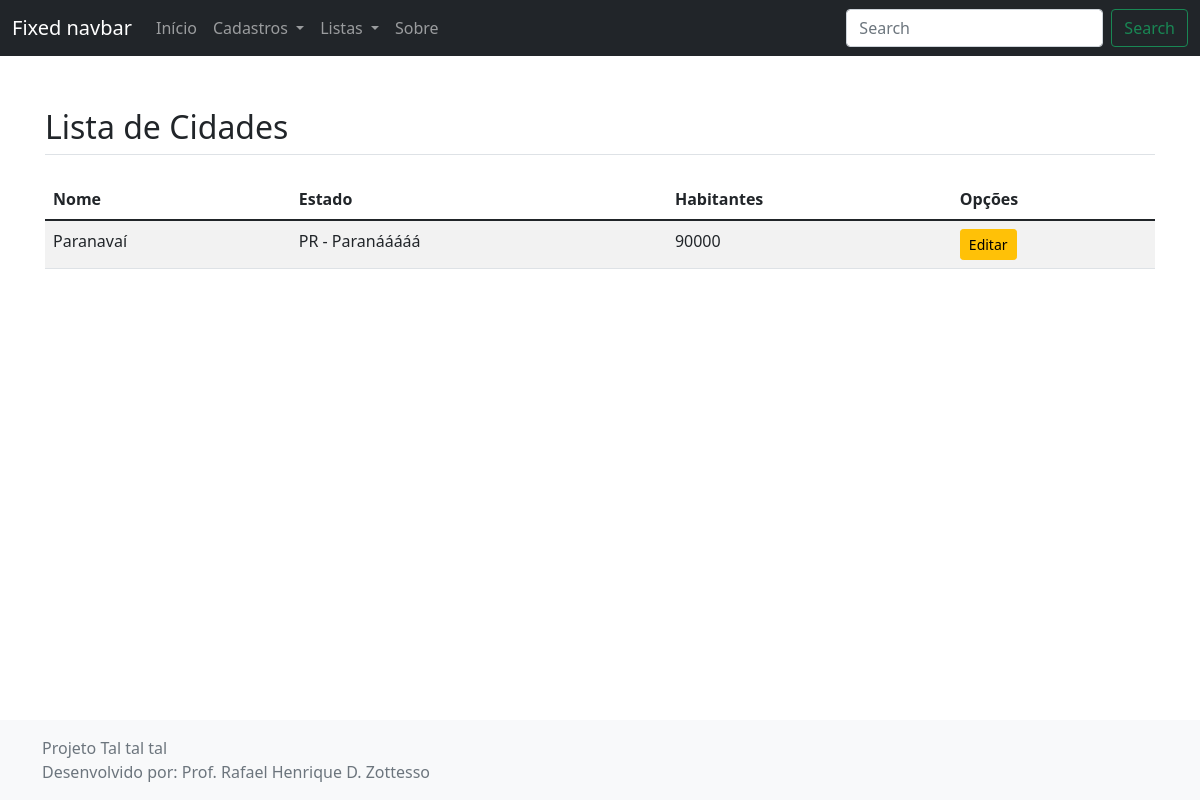
Page /listar/cidade/ on the earlier database version.
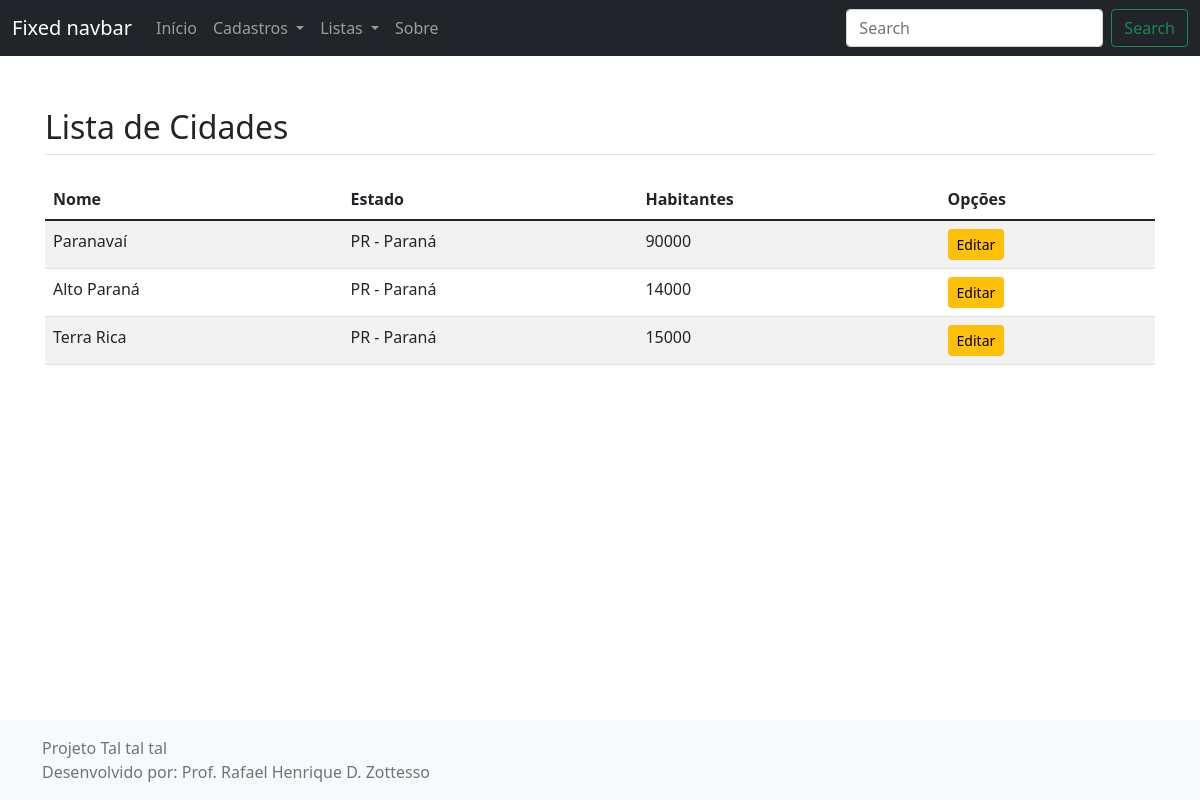
Same page on the later database version.
### cadastros/models.py (models this page shows, shortened)
class Cidade(models.Model):
    nome = models.CharField(max_length=50, verbose_name="Nome da cidade", )
    habitantes = models.IntegerField(null=True, blank=True, default=0, help_text="Se você não sabe, informe zero.")
    estado = models.ForeignKey(Estado, on_delete=models.PROTECT)

class Estado(models.Model):
    sigla = models.CharField(max_length=2, unique=True)
    nome = models.CharField(max_length=50)
    def __str__(self):
        return self.sigla + ' - ' + self.nome

### cadastros/views.py (the view)
# urls.py: path('listar/cidade/', CidadeList.as_view(), name='listar-cidade'),
class CidadeList(ListView):
    model = Cidade
    template_name = 'cadastros/listas/cidades.html'

### cadastros/templates/cadastros/listas/cidades.html
{% extends 'paginas/modelo.html' %}
{% load static %}
{% block conteudo %}
<h2 class="mt-4 mb-4 border-bottom pb-2">
    Lista de Cidades
</h2>
<table class="table table-striped">
    <thead>
        <tr>
            <th>Nome</th>
            <th>Estado</th>
            <th>Habitantes</th>
            <th>Opções</th>
        </tr>
    </thead>
    <tbody>
        {% for cidade in object_list %}
        <tr>
            <td>{{cidade.nome}}</td>
            <td>{{cidade.estado}}</td>
            <td>{{cidade.habitantes}}</td>
            <td>
                <a href="{% url 'editar-cidade' cidade.pk %}" class="btn btn-warning btn-sm">Editar</a>
            </td>
        </tr>
        {% empty %}
        <tr>
            <td colspan="100%">Nenhum registro encontrado.</td>
        </tr>
        {% endfor %}
    </tbody>
</table>
{% endblock %}

### paginas/templates/paginas/modelo.html (shortened to what this page needs)
{% load static %}
<!doctype html>
<html lang="pt-br" class="h-100">
<head>
    <link href="{% static 'css/bootstrap.css' %}" rel="stylesheet">
</head>
<body class="d-flex flex-column h-100">
    <header>
        <nav class="navbar navbar-expand-md navbar-dark fixed-top bg-dark">
            <div class="container-fluid">
                <a class="navbar-brand" href="#">Fixed navbar</a>
                <div class="collapse navbar-collapse" id="navbarCollapse">
                    <ul class="navbar-nav me-auto mb-2 mb-md-0">
                        <li class="nav-item">
                            <a class="nav-link" aria-current="page" href="{% url 'index-2' %}">Início</a>
                        </li>
                        <li class="nav-item dropdown">
                            <a class="nav-link dropdown-toggle" href="#" id="navbarDropdown" role="button" data-bs-toggle="dropdown"
                                aria-expanded="false">
                                Cadastros
                            </a>
                        </li>
                        <li class="nav-item dropdown">
                            <a class="nav-link dropdown-toggle" href="#" id="navbarDropdown" role="button" data-bs-toggle="dropdown"
                                aria-expanded="false">
                                Listas
                            </a>
                        </li>
                        <li class="nav-item">
                            <a class="nav-link" href="{% url 'sobre' %}">Sobre</a>
                        </li>
                    </ul>
                    <form class="d-flex">
                        <input class="form-control me-2" type="search" placeholder="Search" aria-label="Search">
                        <button class="btn btn-outline-success" type="submit">Search</button>
                    </form>
                </div>
            </div>
        </nav>
    </header>
    <main class="flex-shrink-0">
        <div class="container">
            <br>
            {% block conteudo %}{% endblock %}
        </div>
    </main>
    <footer class="footer mt-auto py-3 bg-light">
        <div class="container">
            <span class="text-muted">
                {% block rodape %}
                Projeto Tal tal tal <br>
                Desenvolvido por: Prof. Rafael Henrique D. Zottesso
                {% endblock %}
            </span>
        </div>
    </footer>
</body>
</html>

### paginas/templates/paginas/modelo.html (style rules this page uses)
main > .container { padding: 60px 15px 0; }

Differences in the rows shown:
changed through a linked row, Cidade "Paranavaí": estado "PR - Paranááááá" → "PR - Paraná"
added Cidade: nome "Alto Paraná", estado "PR - Paraná", habitantes "14000"
added Cidade: nome "Terra Rica", estado "PR - Paraná", habitantes "15000"
